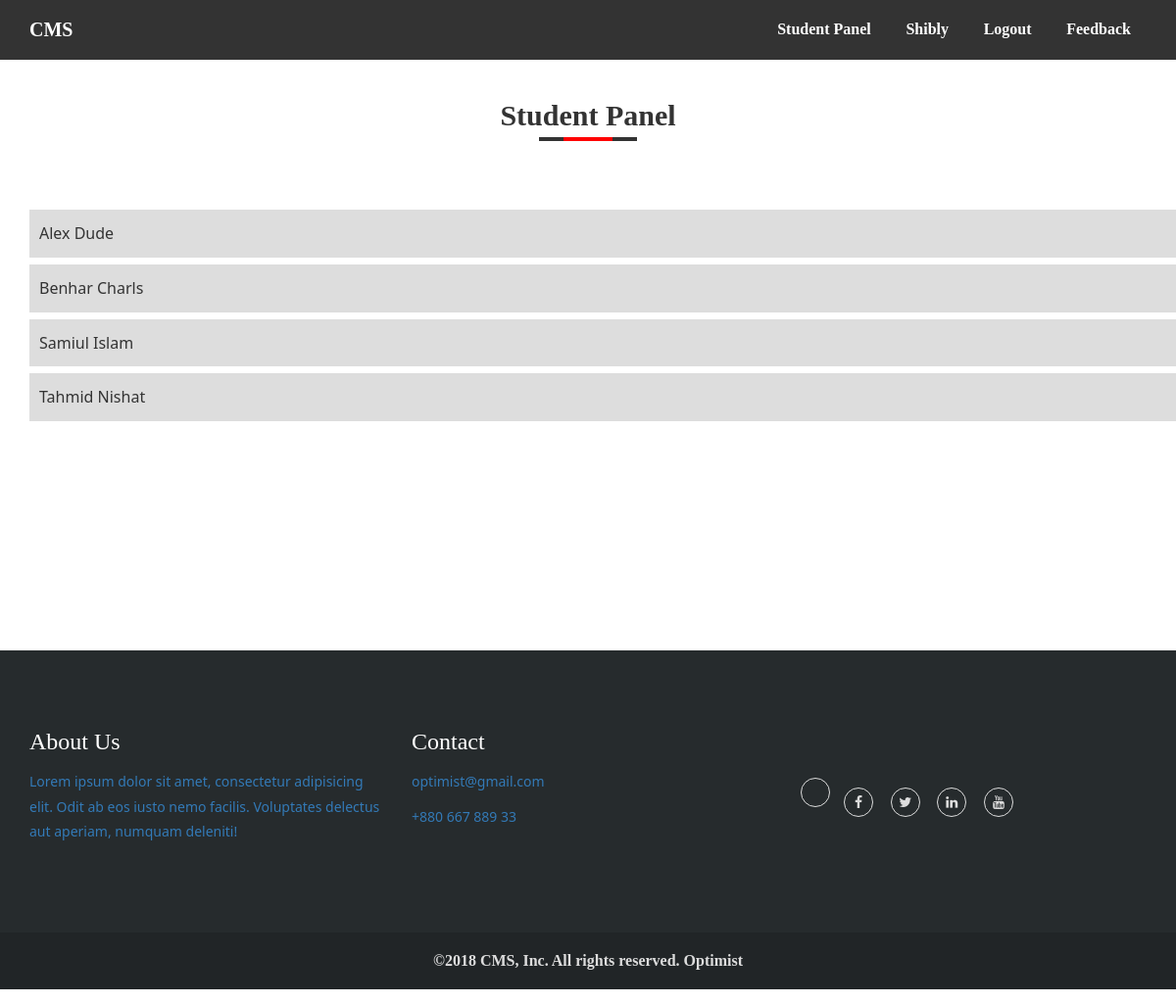
/?s=student_panel (signed in), run on the app's committed database.
### tables this page shows
CREATE TABLE `users` (
  `id` int(11) NOT NULL,
  `fname` varchar(200) NOT NULL,
  `lname` varchar(200) NOT NULL,
  `gender` varchar(10) NOT NULL,
  `inst` varchar(200) NOT NULL,
  `dpt` varchar(200) NOT NULL,
  `email` varchar(200) NOT NULL,
  `password` varchar(200) NOT NULL,
  `cpassword` varchar(200) NOT NULL,
  `contact` varchar(50) NOT NULL,
  `type` int(11) NOT NULL,
  `img` varchar(200) NOT NULL
);

### student/student_panel.php (the view, shortened to what this page needs)
<div class="container">
    <div class="row height">
        <div class="col-md-12">
<?php
$sql="select * from users where type=1";
$table = mysqli_query($cn, $sql);  ?>
<div class="container section-padding">
  <div class="row">
    <div class="col-md-12">
      <div class="teacher-list">
                    <tbody>
                    <?php while($row = mysqli_fetch_assoc($table)) { ?>
                      <div class="teacherlist">
                        <td><a href="?p=content_page&id=<?php echo $row["id"]; ?>"><?php echo $row['fname']." ".$row['lname']; ?></td>
                      </div>
                  <?php } ?>
      </div>
    </div>
  </div>
</div>
        </div>
    </div>
</div>

### css/style.css (style rules this page uses)
body { font-family: 'Noto Sans', sans-serif;color: #888888; line-height: 1.8; }
.section-padding { padding: 50px 0; }
.social-icon a { color: #ddd; display: inline-block; border: 1px solid#ddd; width: 30px; height: 30px; text-align: center; line-height: 28px; border-radius: 50%; margin: 0px 7px; transition: .3s; }
.height { min-height: 500px; }
.teacherlist { background-color: #ddd; padding: 10px; margin-bottom: 7px; transition: .3s; }
.teacherlist a { color: #333; font-size: 16px; text-transform: capitalize; }

### data on the page
users: fname "Alex", lname "Dude"
users: fname "Benhar", lname "Charls"
users: fname "Samiul", lname "Islam"
users: fname "Tahmid", lname "Nishat"

### other printed values
$_SESSION['fname'] "Shibly"
str_replace("_", " ", $_GET['s']) "Student Panel"
